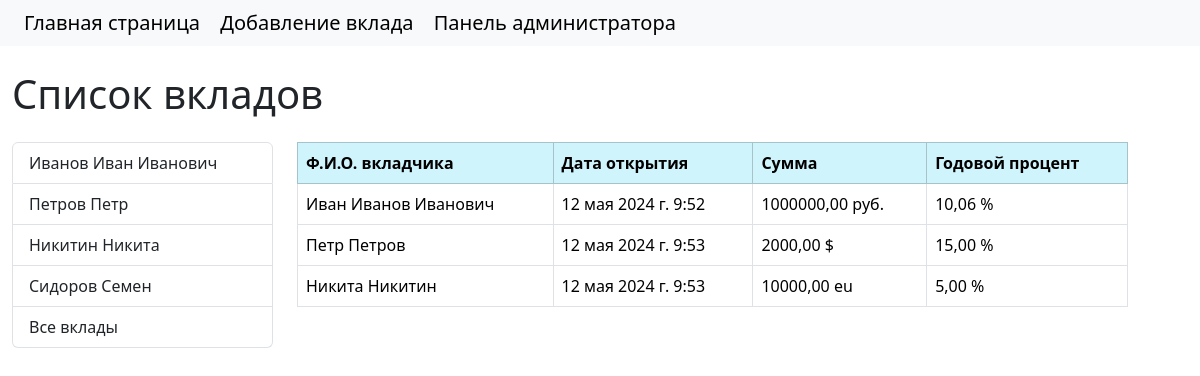
Screenshot of /deposits/ with the database file from the repository.
### core/models.py (models this page shows, shortened)
class Depositor(models.Model):
    last_name = models.CharField('Фамилия', max_length=100)
    first_name = models.CharField('Имя', max_length=100)
    patronymic = models.CharField('Отчество', max_length=100, blank=True)
    role_choices = [
        ('depositorPremium', 'Вкладчик с высоким рейтингом'),
        ('depositorNormal', 'Вкладчик с обычным рейтингом'),
        ('depositorGarbage', 'Вкладчик из черного списка'),
    ]
    email = models.CharField('Почта', max_length=50, blank=True)
    telephone = models.CharField('Телефон', max_length=12, blank=True)
    role = models.CharField('Роль', max_length=20, choices=role_choices)
    birthday = models.DateField('День рождения', null=True, blank=True, default=timezone.now)
    bank = models.ForeignKey(Bank, on_delete=models.CASCADE, verbose_name='Банк')
    photo = models.ImageField('Фото вкладчика', upload_to='photos', null=True, blank=True)
    passport = models.CharField('Серия и номер паспорта', max_length=11, default='', unique=True)
    def __str__(self):
        return self.get_full_name()
    def get_full_name(self) -> str:
        first_name = self.first_name
        last_name = self.last_name
        patronymic = self.patronymic
        if first_name:
            return f"{first_name} {last_name} {patronymic}".strip()
        elif last_name:
            return last_name
        else:
            return 'нет данных'
    class Meta:
        verbose_name = 'Вкладчик'
        verbose_name_plural = 'Вкладчики'

class Deposit(models.Model):
    amount = models.DecimalField('Сумма', default=0.00, max_digits=10, decimal_places=2)
    depositor = models.ForeignKey(Depositor, on_delete=models.CASCADE, verbose_name='Вкладчик')
    currency = models.ForeignKey(Currency, on_delete=models.SET_NULL, null=True, verbose_name='Валюта')
    annual_percentage = models.DecimalField('Годовой процент', default=0.00, max_digits=5, decimal_places=2)
    dc = models.DateTimeField('Дата записи', null=True, blank=True, default=timezone.now)
    class Meta:
        verbose_name = 'Вклад'
        verbose_name_plural = 'Вклады'

class Currency(models.Model):
    code = models.CharField('Кодовой обозначение', max_length=5, unique=True)
    name = models.CharField('Наименование', max_length=50, unique=True)
    class Meta:
        verbose_name = 'Валюта'
        verbose_name_plural = 'Валюты'

### core/views.py (the view)
# urls.py: path('deposits/', views.renderDeposits),
def renderDeposits(request):
    deposits = models.Deposit.objects.all()
    depositors = models.Depositor.objects.all()
    context = {
        'deposits': deposits,
        'depositors': depositors,
        'title': 'Список вкладов'
    }
    return render(request, template_name='core/deposits.html', context=context)

### core/templates/core/deposits.html
{% extends 'base.html' %}
{% block page_title %}
<h1 class="mb-4">
    {{ title }} {{ depositor.last_name }} {{ depositor.first_name }} {{ depositor.patronymic }}
</h1>
{% endblock %}
{% block sidebar %}
<div class="col-md-3">
    <ul class="list-group">
        {% for depositor in depositors %}
        <a href="/deposits/depositor/{{ depositor.pk }}" class="list-group-item">
            {{ depositor.last_name }}
            {{ depositor.first_name }}
            {{ depositor.patronymic }}
        </a>
        {% endfor %}
        <a href="/deposits" class="list-group-item">
            Все вклады
        </a>
    </ul>
</div>
{% endblock %}
{% block content %}
<div class="col-md-9">
    <table class="table table-bordered">
        <thead class="table-info">
        <tr>
            <th scope="col">Ф.И.О. вкладчика</th>
            <th scope="col">Дата открытия</th>
            <th scope="col">Сумма</th>
            <th scope="col">Годовой процент</th>
        </tr>
        </thead>
        <tbody>
        {% for item in deposits %}
        <tr>
            <td>{{ item.depositor }}</td>
            <td>{{ item.dc }}</td>
            <td>{{ item.amount }} {{ item.currency.code }}</td>
            <td>{{ item.annual_percentage }} %</td>
        </tr>
        {% endfor %}
        </tbody>
    </table>
</div>
{% endblock %}

### rows the page displays
Depositor: last_name "Иванов", first_name "Иван", patronymic "Иванович"
Depositor: last_name "Петров", first_name "Петр"
Depositor: last_name "Никитин", first_name "Никита"
Depositor: last_name "Сидоров", first_name "Семен"
Deposit: depositor "Иван Иванов Иванович", dc "12 мая 2024 г. 9:52", amount "1000000,00", currency.code "руб.", annual_percentage "10,06"
Deposit: depositor "Петр Петров", dc "12 мая 2024 г. 9:53", amount "2000,00", currency.code "$", annual_percentage "15,00"
Deposit: depositor "Никита Никитин", dc "12 мая 2024 г. 9:53", amount "10000,00", currency.code "eu", annual_percentage "5,00"

### other values shown
{{ title }} "Список вкладов"
